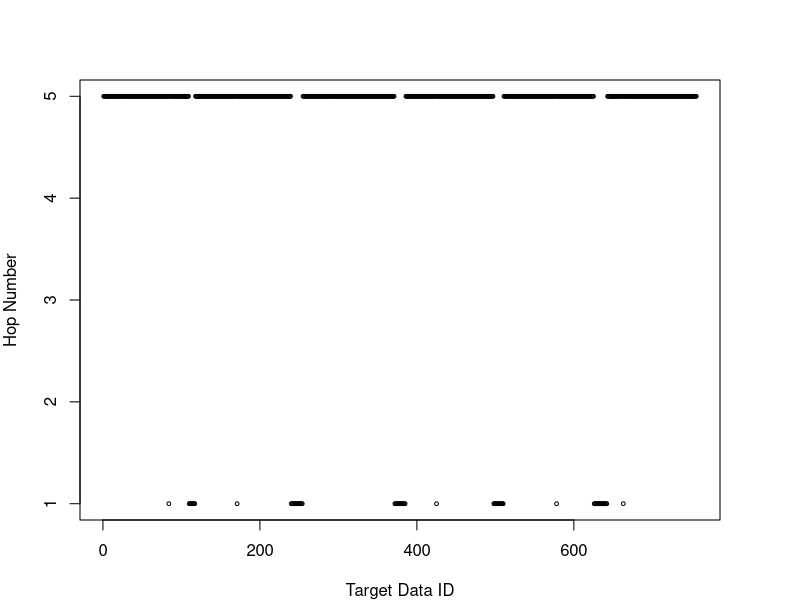
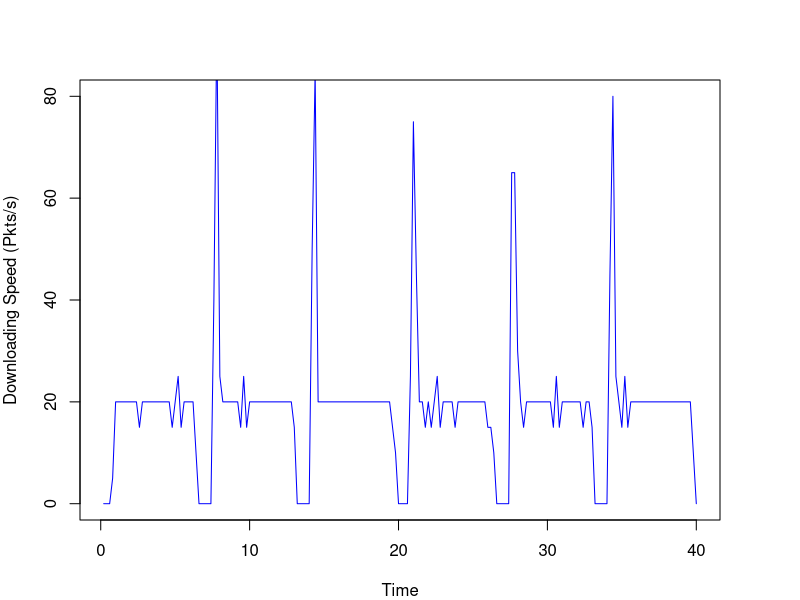

Recreate these plots in R, in order.
# Read Raw Data
rawData <- readLines("interest-only-0.5.txt")
options(scipen=999)

# Extract Data Data
dataPattern <- "^\\+([.0-9]*).* < DATA for ([0-9]*)$"
dataData <- regmatches(rawData, gregexpr(dataPattern, rawData))
dataData <- dataData[grep(dataPattern, dataData)]
for (i in 1:length(dataData)) {
  dataData[i] <- sub(dataPattern, "\\1 \\2", dataData[i])
}

# Extract Interest Data
interestPattern <- "^\\+([.0-9]*).*Interest for ([0-9]*)$"
interestData <- regmatches(rawData, gregexpr(interestPattern, rawData))
interestData <- interestData[grep(interestPattern, interestData)]
for (i in 1:length(interestData)) {
  interestData[i] <- sub(interestPattern, "\\1 \\2", interestData[i])
}

# Extract Prefetch Interest Data
PreFetchInterestPattern <- "^\\+([.0-9]*).* > Pre-Fetch Interest for ([0-9]*)$"
PreFetchInterestData <- regmatches(rawData, gregexpr(PreFetchInterestPattern, rawData))
PreFetchInterestData <-PreFetchInterestData[grep(PreFetchInterestPattern, PreFetchInterestData)]
for (i in 1:length(PreFetchInterestData)) {
  PreFetchInterestData[i] <- sub(PreFetchInterestPattern, "\\1 \\2", PreFetchInterestData[i])
}
# duplicatedInterestNumber <- length(PreFetchInterestData)
# duplicatedInterestRatio <- duplicatedInterestNumber/(length(interestData) + duplicatedInterestNumber)

# Extract Recovery Interest Data
RecoveryInterestPattern <- "^\\+([.0-9]*).* > Recovery Interest for ([0-9]*)$"
RecoveryInterestData <- regmatches(rawData, gregexpr(RecoveryInterestPattern, rawData))
RecoveryInterestData <-RecoveryInterestData[grep(RecoveryInterestPattern, RecoveryInterestData)]
for (i in 1:length(RecoveryInterestData)) {
  RecoveryInterestData[i] <- sub(RecoveryInterestPattern, "\\1 \\2", RecoveryInterestData[i])
}

# Extract Dropped Data Data
DroppedPreFetchDataPattern <- "^\\+([.0-9]*).*< Pre.Fetch DATA..([0-9]*)..DROP.$"
DroppedPreFetchDataData <- regmatches(rawData, gregexpr(DroppedPreFetchDataPattern, rawData))
DroppedPreFetchDataData <-DroppedPreFetchDataData[grep(DroppedPreFetchDataPattern, DroppedPreFetchDataData)]
DroppedPreFetchDataNumber <- length(DroppedPreFetchDataData)
DroppedPreFetchDataRatio <- DroppedPreFetchDataNumber/(length(dataData) + DroppedPreFetchDataNumber)

# Extract Hop Data
hopcountPattern <- "^\\+([.0-9]*).*Hop count: ([0-9]*)$"
hopData <- regmatches(rawData, gregexpr(hopcountPattern, rawData))
hopData <- hopData[grep(hopcountPattern, hopData)]
for (i in 1:length(hopData)) {
  hopData[i] <- sub(hopcountPattern, "\\1 \\2", hopData[i])
}

# Calculate RTT
df <- data.frame(index = numeric(length(dataData)),
                 sending = numeric(length(dataData)),
                 recieving = numeric(length(dataData)),
                 rtt = numeric(length(dataData)),
                 hopcount = numeric(length(dataData)),
                 stringsAsFactors = FALSE)

for (i in 1:length(dataData)) {
  item <- strsplit(as.character(dataData[i]), " ")
  index <- as.numeric(item[[1]][2])
  df$index[i] <- index
  recieveTime <- as.numeric(item[[1]][1])
  for (j in length(interestData):1) {
    item2 <- strsplit(as.character(interestData[j]), " ")
    index2 <- as.numeric(item2[[1]][2])
    sendTime <- as.numeric(item2[[1]][1])
    if (index2 - index == 0) {
      df$sending[i] <- sendTime
      df$recieving[i] <- recieveTime
      df$rtt[i] <- (recieveTime*1000000000 - sendTime*1000000000)# - 214296000
      break
    }
  }
  for (j in length(RecoveryInterestData):1) {
    item2 <- strsplit(as.character(RecoveryInterestData[j]), " ")
    index2 <- as.numeric(item2[[1]][2])
    sendTime <- as.numeric(item2[[1]][1])
    if (index2 - index == 0) {
      df$sending[i] <- sendTime
      df$recieving[i] <- recieveTime
      df$rtt[i] <- (recieveTime*1000000000 - sendTime*1000000000)# - 214296000
      break
    }
  }
  item3 <- strsplit(as.character(hopData[i]), " ")
  df$hopcount[i] <- as.numeric(item3[[1]][2])
}

# show plot
#plot(df$rtt[1:nrow(df)], xlab="Data ID", ylab="Round-Trip Time")
pdf("interest-only-hop-count.pdf",width=7,height=4) 
par(mar=c(4,4,4,4))
plot(df$hopcount[1:nrow(df)], 
     xlab="Target Data ID", ylab="Hop Number", 
     ylim = c(1, 5),
     pch = 1, cex=0.5)
dev.off()
rttsum <- summary(df$rtt[1:100])

# packets received per sencod
scale <- 0.2
table_row <- 40/scale
df2 <- data.frame(second = numeric(table_row),
                  packetNum = numeric(table_row),
                  stringsAsFactors = FALSE)
for (i in 1:table_row) {
  df2$second[i] <- i*scale
  counter <- 0
  for (j in 1:nrow(df)) {
    recieveTime <- df$recieving[j]
    if (recieveTime <= i*scale && recieveTime > (i - 1)*scale ) {
      counter <- counter + 1
    }
  }
  df2$packetNum[i] <- counter
}
pdf("interest-only-downloading.pdf",width=7,height=4)
par(mar=c(4,4,4,4))
plot(df2$second[1:table_row], df2$packetNum[1:table_row]*(1/scale), 
     xlab="Time", ylab="Downloading Speed (Pkts/s)",
     ylim = c(0, 80),
     type="l", col="blue", cex=0.5, mar=c(0,0,0,0))
dev.off()


# calculate how long it take to recovery all the pre-fetched Data packets
deltaTime <- function(startIndex, endIndex) {
  sendingTime <- 0
  for (i in 1:length(RecoveryInterestData)) {
    item <- strsplit(as.character(RecoveryInterestData[i]), " ")
    index <- as.numeric(item[[1]][2])
    sendTime <- as.numeric(item[[1]][1])
    if (index >= startIndex && index <= endIndex) {
      sendingTime <- sendTime
      break
    }
  }
  totalTime <- 0
  count <- 0
  for (i in 1:length(dataData)) {
    item <- strsplit(as.character(dataData[i]), " ")
    index <- as.numeric(item[[1]][2])
    recieveTime <- as.numeric(item[[1]][1])
    if (index >= startIndex && index <= endIndex) {
      totalTime <- totalTime + recieveTime
      count <- count + 1
    }
  }
  return(totalTime/count - sendingTime)
}

s1 <- 0
s2 <- 0
s3 <- 0
s4 <- 0
s5 <- 0
e1 <- 0
e2 <- 0
e3 <- 0
e4 <- 0
e5 <- 0
lastIndex <- 0

for (i in 1:length(RecoveryInterestData)) {
  item <- strsplit(as.character(RecoveryInterestData[i]), " ")
  index <- as.numeric(item[[1]][2])
  
  if (i == 1) {
    s1 <- index
  }
  
  if (index == lastIndex + 1 && lastIndex != 0) {
    # do nothing
  }
  else {
    if (s2 == 0  && lastIndex != 0) {
      s2 <- index
      e1 <- lastIndex
    }
    else if (s3 == 0  && lastIndex != 0) {
      s3 <- index
      e2 <- lastIndex
    }
    else if (s4 == 0  && lastIndex != 0) {
      s4 <- index
      e3 <- lastIndex
    }
    else if (s5 == 0  && lastIndex != 0) {
      s5 <- index
      e4 <- lastIndex
    }
  }
  
  if (i == length(RecoveryInterestData)) {
    e5 <- index
  }
  lastIndex <- index
}


deltaTimeResult <- c(
  deltaTime(startIndex = s1, endIndex = e1),
  deltaTime(startIndex = s2, endIndex = e2),
  deltaTime(startIndex = s3, endIndex = e3),
  deltaTime(startIndex = s4, endIndex = e4),
  deltaTime(startIndex = s5, endIndex = e5)
)
summary(deltaTimeResult)
